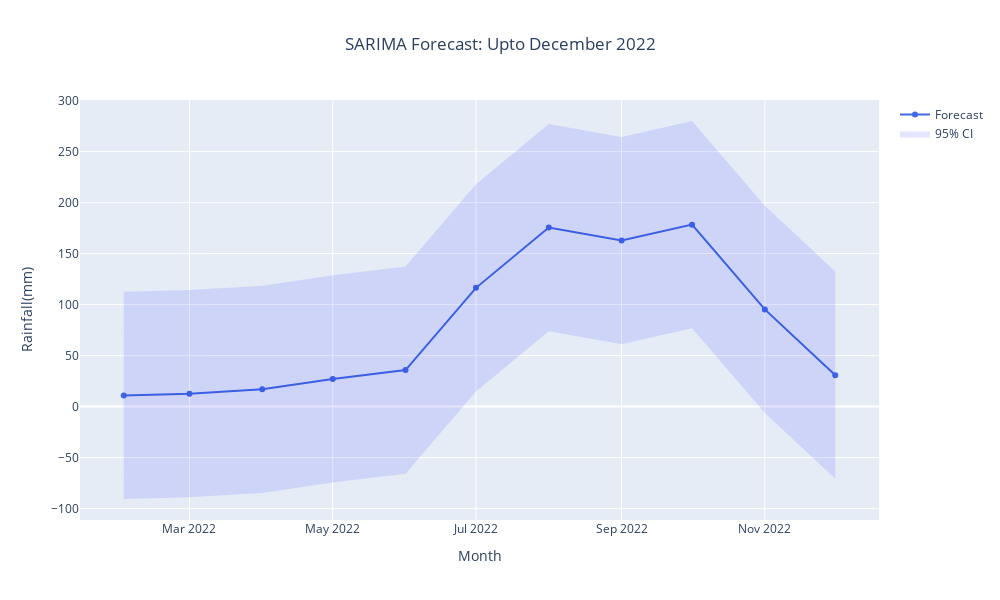

Source (notebook cell):
### Markdown cell above
#Q-9 ARIMA model [TIME SERIES ANALYSIS]
from statsmodels.tsa.arima.model import ARIMA

df['Year']=pd.to_datetime(df['Year'], format='%Y')
df.set_index('Year', inplace=True)

ts_rainfall=df['Total']

my_model=ARIMA(ts_rainfall, order=(1,1,1))
md_fit=my_model.fit()

forecast = md_fit.forecast(steps=10)

print(f"forecast:{forecast}")

last_date = ts_rainfall.index[-1]

future_dates = pd.date_range(start=last_date + pd.DateOffset(years=1), periods=10, freq='YE')

### Code cell
#Q-9 Rainfal Forecasting usin SARIMA (Seasonal Auto Regressive Integrated Moving Average) -fn()=> SARIMA(p,d,q) * (P,D,Q,s)
'''
Where:

(p,d,q) → same as ARIMA: non-seasonal autoregressive, differencing, moving average.

(P,D,Q,s) → seasonal AR, differencing, MA, and s = seasonal period length.

For monthly rainfall, s = 12 (12 months in a Cycle).

'''
from statsmodels.tsa.statespace.sarimax import SARIMAX
import plotly.graph_objects as go

user_year = int(input("Enter the target year for forecast (e.g., 2025): "))

df=df.reset_index(drop=True)


ts_rainfall = df.set_index('Year')[monthly_cols].stack()
ts_rainfall.index = pd.date_range(start='1901-01-01', periods=len(ts_rainfall), freq='ME')

last_date = ts_rainfall.index[-1]
last_year = last_date.year

forecast_months=((user_year- last_year)) *12 -1

if forecast_months  <=0:
   raise ValueError("Target Year must be after last data year e.g. 2021!!")


order = (1, 1, 1)
seasonal_order = (1, 1, 1, 12)

model = SARIMAX(ts_rainfall, order=order, seasonal_order=seasonal_order)
model_fit = model.fit()

#print(model_fit.summary())

forecast = model_fit.get_forecast(steps=forecast_months)
forecast_ci = forecast.conf_int()
forecast_mean=forecast.predicted_mean

future_dates=pd.date_range(start=last_date + pd.DateOffset(months=1), periods=forecast_months, freq='MS')

fig = go.Figure()

print("⚠️ The Predicted Values are based upon previous recorded Normal or Avrage Values and does not count Uncertinity in Rainfall spells")

fig.add_trace(go.Scatter(
    x=future_dates,
    y=forecast_mean,
    mode='lines+markers',
    name='Forecast',
    line=dict(color='royalblue')
))

fig.add_trace(go.Scatter(
    x=future_dates.tolist() + future_dates[::-1].tolist(),
    y=forecast_ci.iloc[:, 0].tolist() + forecast_ci.iloc[:, 1][::-1].tolist(),
    fill='toself',
    fillcolor='rgba(0, 0, 255, 0.1)',
    line=dict(color='rgba(255,255,255,0)'),
    hoverinfo="skip",
    showlegend=True,
    name='95% CI'
))

fig.update_layout(
    title=f'SARIMA Forecast: Upto December {user_year}',
    xaxis_title='Month',
    yaxis_title='Rainfall(mm)',
    width=1000,
    height=600,
    title_x=0.5
)

fig.show()

### Figure 1 — Plotly figure (JSON) as saved in the notebook; plotly's stock layout.template omitted (floating-point values rounded to 4 significant figures)
{"data": [{"line": {"color": "royalblue"}, "mode": "lines+markers", "name": "Forecast", "type": "scatter", "x": ["2022-02-01T00:00:00.000000000", "2022-03-01T00:00:00.000000000", "2022-04-01T00:00:00.000000000", "2022-05-01T00:00:00.000000000", "2022-06-01T00:00:00.000000000", "2022-07-01T00:00:00.000000000", "2022-08-01T00:00:00.000000000", "2022-09-01T00:00:00.000000000", "2022-10-01T00:00:00.000000000", "2022-11-01T00:00:00.000000000", "2022-12-01T00:00:00.000000000"], "y": [10.97, 12.67, 17.01, 27.12, 35.85, 116.4, 175.6, 162.8, 178.4, 95.28, 30.77]}, {"fill": "toself", "fillcolor": "rgba(0, 0, 255, 0.1)", "hoverinfo": "skip", "line": {"color": "rgba(255,255,255,0)"}, "name": "95% CI", "showlegend": true, "type": "scatter", "x": ["2022-02-01T00:00:00", "2022-03-01T00:00:00", "2022-04-01T00:00:00", "2022-05-01T00:00:00", "2022-06-01T00:00:00", "2022-07-01T00:00:00", "2022-08-01T00:00:00", "2022-09-01T00:00:00", "2022-10-01T00:00:00", "2022-11-01T00:00:00", "2022-12-01T00:00:00", "2022-12-01T00:00:00", "2022-11-01T00:00:00", "2022-10-01T00:00:00", "2022-09-01T00:00:00", "2022-08-01T00:00:00", "2022-07-01T00:00:00", "2022-06-01T00:00:00", "2022-05-01T00:00:00", "2022-04-01T00:00:00", "2022-03-01T00:00:00", "2022-02-01T00:00:00"], "y": [-90.56, -88.93, -84.59, -74.48, -65.75, 14.84, 73.97, 61.21, 76.8, -6.318, -70.83, 132.4, 196.9, 280.0, 264.4, 277.2, 218.0, 137.4, 128.7, 118.6, 114.3, 112.5]}], "layout": {"height": 600, "title": {"text": "SARIMA Forecast: Upto December 2022", "x": 0.5}, "width": 1000, "xaxis": {"title": {"text": "Month"}}, "yaxis": {"title": {"text": "Rainfall(mm)"}}}}
